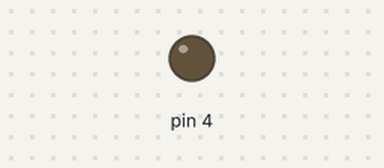
This sketch was run on a simulated Arduino Uno, built with avr-gcc and run on an emulated ATmega328P. Shown: output pins drawn as LEDs (lit = HIGH).

Above: at 0.1 s.
At 43.1 s:
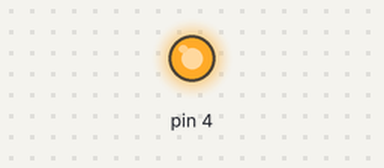
Timing chart, 0 to 44.6 s (numbered marks = the images above):
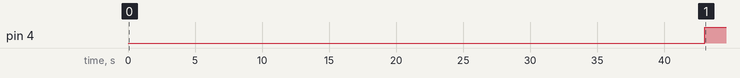

Measured:
- by itself, pin 4: LOW → HIGH at 43.0 s

The sketch:

pwm.ino
```cpp
int i;
void setup()
{

}


void loop()
{
    for (i = 0; i <= 1023; i+=3) {
      analogWrite(4, i);;            //pwm uses analogWrite function
      delay(1000);
    }
}
```
